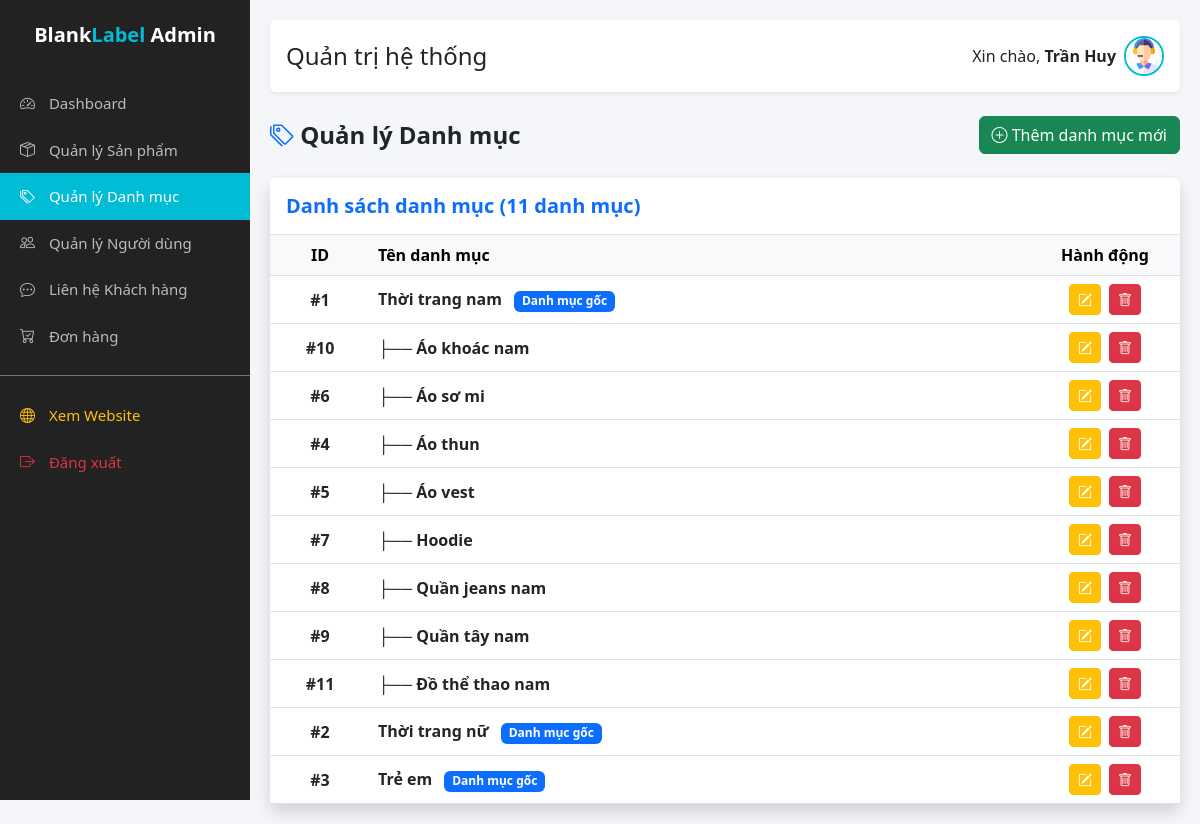
The app's page /admin/admin_categories.php (signed in) with its own data.
### tables this page shows
CREATE TABLE `danh_muc` (
  `id` int(11) NOT NULL,
  `ten_danh_muc` varchar(100) NOT NULL,
  `id_cha` int(11) DEFAULT NULL
);

### admin/admin_categories.php (the view, shortened to what this page needs)
<?php include 'includes/header.php'; ?>
<?php
function showCategories($parent_id = null, $level = 0) {
    global $conn;
    $sql = $parent_id === null
        ? "SELECT * FROM danh_muc WHERE id_cha IS NULL ORDER BY ten_danh_muc"
        : "SELECT * FROM danh_muc WHERE id_cha = $parent_id ORDER BY ten_danh_muc";
    $result = $conn->query($sql);
    if ($result->num_rows === 0) return;
    $indent = str_repeat("├── ", $level);
    while ($cat = $result->fetch_assoc()) {
        $id = $cat['id'];
        $name = htmlspecialchars($cat['ten_danh_muc']);
        $badge = $level == 0 ? '<span class="badge bg-primary ms-2">Danh mục gốc</span>' : '';
        echo "<tr>
                <td class='text-center fw-bold'>#$id</td>
                <td>
                    <strong>$indent$name</strong> $badge
                </td>
                <td class='text-center'>
                    <a href='category_edit.php?id=$id' class='btn btn-sm btn-warning text-white' title='Sửa'>
                        <i class='bi bi-pencil-square'></i>
                    </a>
                    <a href='?delete_id=$id' class='btn btn-sm btn-danger ms-1' title='Xóa'
                    onclick=\"return confirm('Xóa danh mục \\\"$name\\\"?\\nCẩn thận: hành động này không thể hoàn tác!');\">
                        <i class='bi bi-trash'></i>
                    </a>
                </td>
            </tr>";
        showCategories($id, $level + 1);
    }
}
?>
<div class="d-flex justify-content-between align-items-center mb-4">
    <h2 class="h4 fw-bold text-dark mb-0">
        <i class="bi bi-tags text-primary"></i> Quản lý Danh mục
    </h2>
    <a href="category_add.php" class="btn btn-success">
        <i class="bi bi-plus-circle"></i> Thêm danh mục mới
    </a>
</div>
<div class="card shadow border-0">
    <div class="card-header bg-white border-bottom py-3">
        <h5 class="mb-0 text-primary fw-bold">Danh sách danh mục (<?= $conn->query("SELECT COUNT(*) FROM danh_muc")->fetch_row()[0]; ?> danh mục)</h5>
    </div>
    <div class="card-body p-0">
        <div class="table-responsive">
            <table class="table table-hover align-middle mb-0">
                <thead class="table-light">
                    <tr>
                        <th width="100" class="text-center">ID</th>
                        <th>Tên danh mục</th>
                        <th width="150" class="text-center">Hành động</th>
                    </tr>
                </thead>
                <tbody>
                    <?php showCategories(); ?>
                </tbody>
            </table>
        </div>
    </div>
</div>
<?php include 'includes/footer.php'; ?>

### admin/includes/header.php (style rules this page uses)
:root { --primary-color: #00bcd4; --dark-bg: #222; }
body { background-color: #f4f6f9; }

### records on screen
danh_muc: id "1", ten_danh_muc "Thời trang nam", shows "Danh mục gốc"
danh_muc: id "10", indent "├──", ten_danh_muc "Áo khoác nam"
danh_muc: id "6", indent "├──", ten_danh_muc "Áo sơ mi"
danh_muc: id "4", indent "├──", ten_danh_muc "Áo thun"
danh_muc: id "5", indent "├──", ten_danh_muc "Áo vest"
danh_muc: id "7", indent "├──", ten_danh_muc "Hoodie"
danh_muc: id "8", indent "├──", ten_danh_muc "Quần jeans nam"
danh_muc: id "9", indent "├──", ten_danh_muc "Quần tây nam"
danh_muc: id "11", indent "├──", ten_danh_muc "Đồ thể thao nam"
danh_muc: id "2", ten_danh_muc "Thời trang nữ", shows "Danh mục gốc"
danh_muc: id "3", ten_danh_muc "Trẻ em", shows "Danh mục gốc"

### other values on screen
$_SESSION['admin_name'] "Trần Huy"
$conn->query("SELECT COUNT(*) FROM danh_muc")->fetch_row()[0] "11"
